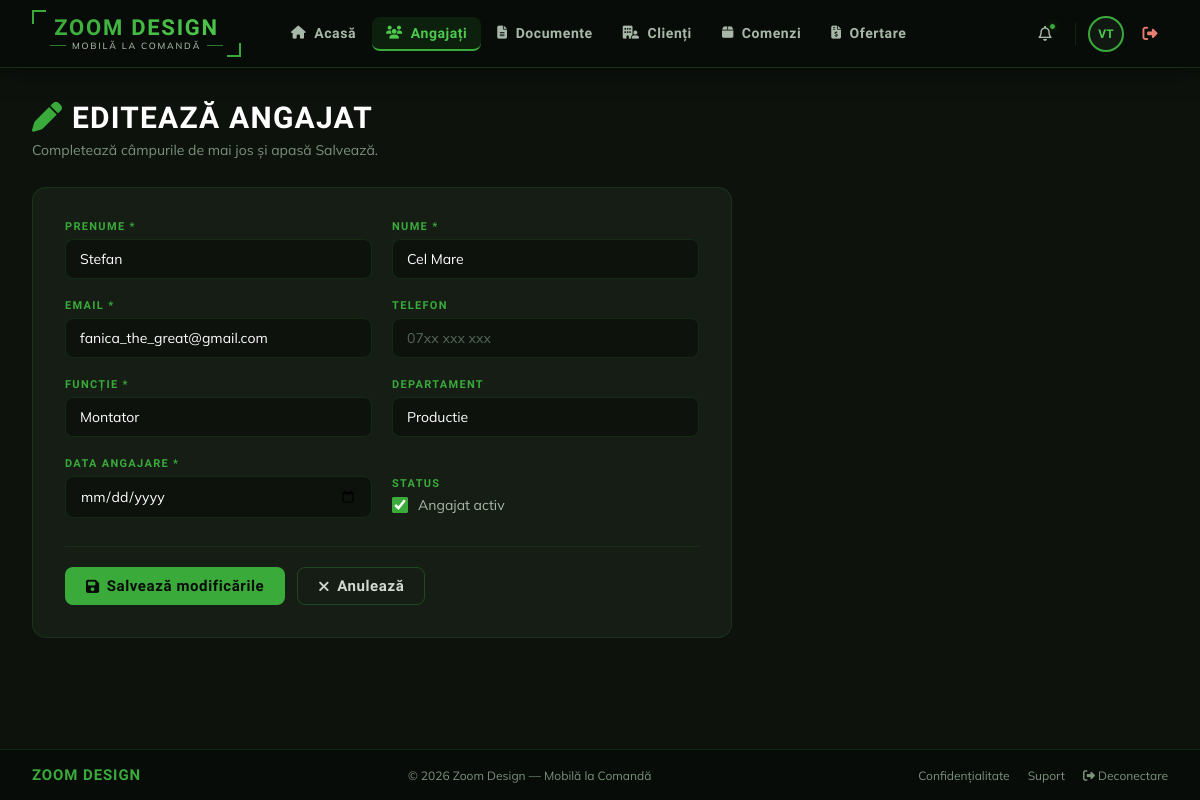
The page /angajati/1/edit/ (signed in) on the database its author committed.
### angajati/models.py (models this page shows, shortened)
class Angajat(models.Model):
    nume        = models.CharField(max_length=100)
    prenume     = models.CharField(max_length=100)
    email       = models.EmailField(unique=True)
    telefon     = models.CharField(max_length=20, blank=True)
    functie     = models.CharField(max_length=100)
    departament = models.CharField(max_length=100, blank=True)
    data_angajare = models.DateField()
    activ       = models.BooleanField(default=True)
    class Meta:
        verbose_name = "Angajat"
        verbose_name_plural = "Angajati"
        ordering = ['nume']

### angajati/views.py (the view, shortened to what this page needs)
# urls.py: path('<int:pk>/edit/',views.AngajatUpdateView.as_view(), name='angajat_edit'),
class AngajatUpdateView(LoginRequiredMixin, UpdateView):
    model = Angajat
    template_name = 'angajati/angajat_form.html'
    fields = ['nume', 'prenume', 'email', 'telefon', 'functie', 'departament', 'data_angajare', 'activ']
    success_url = reverse_lazy('angajati')
    login_url = '/login/'

### templates/angajati/angajat_form.html (shortened to what this page needs)
{% extends 'base.html' %}
{% block nav_angajati %}active{% endblock %}
{% block content %}
<div class="form-page-header">
  <h1>
    {% if object %}
      <i class="fa-solid fa-pen" style="color:var(--green-mid);"></i> Editează angajat
    {% else %}
      <i class="fa-solid fa-user-plus" style="color:var(--green-mid);"></i> Adaugă angajat nou
    {% endif %}
  </h1>
  <p>Completează câmpurile de mai jos și apasă Salvează.</p>
</div>
<div class="form-card">
  <form method="POST">
    <div class="form-grid">
      <div class="form-group">
        <label class="form-label">Prenume *</label>
        <input class="form-input" type="text" name="prenume" placeholder="Ion"
          value="{{ form.prenume.value|default:'' }}" required/>
      </div>
      <div class="form-group">
        <label class="form-label">Nume *</label>
        <input class="form-input" type="text" name="nume" placeholder="Popescu"
          value="{{ form.nume.value|default:'' }}" required/>
      </div>
      <div class="form-group">
        <label class="form-label">Email *</label>
        <input class="form-input" type="email" name="email" placeholder="ion@zoomdesign.ro"
          value="{{ form.email.value|default:'' }}" required/>
      </div>
      <div class="form-group">
        <label class="form-label">Telefon</label>
        <input class="form-input" type="text" name="telefon" placeholder="07xx xxx xxx"
          value="{{ form.telefon.value|default:'' }}"/>
      </div>
      <div class="form-group">
        <label class="form-label">Funcție *</label>
        <input class="form-input" type="text" name="functie" placeholder="ex: Designer, Manager"
          value="{{ form.functie.value|default:'' }}" required/>
      </div>
      <div class="form-group">
        <label class="form-label">Departament</label>
        <input class="form-input" type="text" name="departament" placeholder="ex: Producție, Vânzări"
          value="{{ form.departament.value|default:'' }}"/>
      </div>
      <div class="form-group">
        <label class="form-label">Data angajare *</label>
        <input class="form-input" type="date" name="data_angajare"
          value="{{ form.data_angajare.value|default:'' }}" required/>
      </div>
      <div class="form-group" style="justify-content:flex-end; padding-bottom:4px;">
        <label class="form-label">Status</label>
        <label class="checkbox-wrap">
          <input type="checkbox" name="activ"
            {% if form.activ.value != False %}checked{% endif %}/>
          Angajat activ
        </label>
      </div>
    </div>
    <div class="form-actions">
      <button type="submit" class="btn btn-green">
        <i class="fa-solid fa-floppy-disk"></i>
        {% if object %}Salvează modificările{% else %}Adaugă angajat{% endif %}
      </button>
      <a href="{% url 'angajati' %}" class="btn btn-outline">
        <i class="fa-solid fa-xmark"></i> Anulează
      </a>
    </div>
  </form>
</div>
{% endblock %}

### templates/base.html (shortened to what this page needs)
<!DOCTYPE html>
<html lang="ro">
<head>
  {% load static %}
  <link rel="stylesheet" href="https://cdnjs.cloudflare.com/ajax/libs/font-awesome/6.5.0/css/all.min.css"/>
</head>
<body>
  <header class="topbar">
    <div class="brand-logo">
      <div class="logo-box">
        <div class="logo-inner">
          <div class="logo-name">Zoom Design</div>
          <div class="logo-tagline">Mobilă la Comandă</div>
        </div>
      </div>
    </div>
    <nav class="topbar-nav">
      <a href="{% url 'home' %}"      class="nav-link {% block nav_home %}{% endblock %}"><i class="fa-solid fa-house"></i> Acasă</a>
      <a href="{% url 'angajati' %}"  class="nav-link {% block nav_angajati %}{% endblock %}"><i class="fa-solid fa-users"></i> Angajați</a>
      <a href="{% url 'documente' %}" class="nav-link {% block nav_documente %}{% endblock %}"><i class="fa-solid fa-file-lines"></i> Documente</a>
      <a href="{% url 'clienti' %}"   class="nav-link {% block nav_clienti %}{% endblock %}"><i class="fa-solid fa-building-user"></i> Clienți</a>
      <a href="{% url 'comenzi' %}"   class="nav-link {% block nav_comenzi %}{% endblock %}"><i class="fa-solid fa-box"></i> Comenzi</a>
      <a href="{% url 'ofertare' %}"  class="nav-link {% block nav_ofertare %}{% endblock %}"><i class="fa-solid fa-file-invoice-dollar"></i> Ofertare</a>
    </nav>
    <div class="topbar-right">
      <div class="tb-icon" title="Notificări">
        <i class="fa-regular fa-bell"></i>
        <span class="notif-dot"></span>
      </div>
      <div class="topbar-avatar" title="{{ user.get_full_name|default:user.username }}">
        {% if user.is_authenticated %}
          {{ user.first_name|first|upper }}{{ user.last_name|first|upper }}
        {% else %}
          <i class="fa-solid fa-user" style="font-size:11px"></i>
        {% endif %}
      </div>
      {% if user.is_authenticated %}
      <a href="{% url 'logout' %}" class="tb-icon" title="Deconectare" style="color:#e87d72;">
        <i class="fa-solid fa-right-from-bracket"></i>
      </a>
      {% endif %}
    </div>
  </header>
  <div class="page-wrap">
    <main class="page-content">
      {% block content %}{% endblock %}
    </main>
    <footer class="footer">
      <div class="footer-logo">ZOOM DESIGN</div>
      <span>&copy; {% now "Y" %} Zoom Design — Mobilă la Comandă</span>
      <div class="footer-links">
        <a href="#">Confidențialitate</a>
        <a href="#">Suport</a>
        <a href="{% url 'logout' %}"><i class="fa-solid fa-right-from-bracket"></i> Deconectare</a>
      </div>
    </footer>
  </div>
</body>
</html>

### templates/angajati/angajat_form.html (style rules this page uses)
.form-page-header { margin-bottom: 28px; }
.form-page-header h1 { font-family: 'Rajdhani', sans-serif; font-size: 30px; font-weight: 700; color: var(--white); text-transform: uppercase; letter-spacing: 0.04em; margin-bottom: 6px; }
.form-page-header p { font-size: 14px; color: var(--slate-400); }
.form-card { background: var(--dark-card); border: 1px solid rgba(45,138,45,0.2); border-radius: 14px; padding: 32px; max-width: 700px; }
.form-grid { display: grid; grid-template-columns: 1fr 1fr; gap: 20px; }
.form-group { display: flex; flex-direction: column; gap: 6px; }
.form-label { font-family: 'Rajdhani', sans-serif; font-size: 11px; font-weight: 700; letter-spacing: 0.12em; text-transform: uppercase; color: var(--green-mid); }
.form-input, .form-select { background: var(--dark); border: 1.5px solid rgba(45,138,45,0.2); border-radius: 8px; padding: 10px 14px; font-size: 14px; font-family: 'Mulish', sans-serif; color: var(--white); outline: none; transition: border-color 0.18s, box-shadow 0.18s; }
.form-input::placeholder { color: var(--slate-500); }
.checkbox-wrap { display: flex; align-items: center; gap: 10px; font-size: 14px; color: var(--slate-300); cursor: pointer; }
.checkbox-wrap input { width: 16px; height: 16px; accent-color: var(--green-mid); cursor: pointer; }
.form-actions { display: flex; gap: 12px; margin-top: 28px; padding-top: 20px; border-top: 1px solid rgba(45,138,45,0.15); }

### rows shown on the page
Angajat: prenume "Stefan", nume "Cel Mare", email "fanica_the_great@gmail.com", functie "Montator", departament "Productie"

### other values the page prints
{{ user.first_name|first|upper }} "V"
{{ user.last_name|first|upper }} "T"
